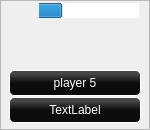
      <widget class="QFrame" name="frame_pl_5">
       <property name="geometry">
        <rect>
         <x>0</x>
         <y>330</y>
         <width>150</width>
         <height>130</height>
        </rect>
       </property>
       <property name="sizePolicy">
        <sizepolicy hsizetype="Fixed" vsizetype="Fixed">
         <horstretch>0</horstretch>
         <verstretch>0</verstretch>
        </sizepolicy>
       </property>
       <property name="minimumSize">
        <size>
         <width>150</width>
         <height>130</height>
        </size>
       </property>
       <property name="maximumSize">
        <size>
         <width>150</width>
         <height>136</height>
        </size>
       </property>
       <property name="styleSheet">
        <string notr="true">#frame_pl_5{
	border: none;
}</string>
       </property>
       <property name="frameShape">
        <enum>QFrame::StyledPanel</enum>
       </property>
       <property name="frameShadow">
        <enum>QFrame::Raised</enum>
       </property>
       <widget class="QLabel" name="label_p5c1">
        <property name="geometry">
         <rect>
          <x>36</x>
          <y>21</y>
          <width>35</width>
          <height>50</height>
         </rect>
        </property>
        <property name="minimumSize">
         <size>
          <width>0</width>
          <height>50</height>
         </size>
        </property>
        <property name="maximumSize">
         <size>
          <width>35</width>
          <height>50</height>
         </size>
        </property>
        <property name="layoutDirection">
         <enum>Qt::RightToLeft</enum>
        </property>
        <property name="styleSheet">
         <string notr="true"/>
        </property>
        <property name="text">
         <string/>
        </property>
        <property name="pixmap">
         <pixmap>images/41x60/back.png</pixmap>
        </property>
        <property name="scaledContents">
         <bool>true</bool>
        </property>
       </widget>
       <widget class="QLabel" name="label_p5c2">
        <property name="geometry">
         <rect>
          <x>80</x>
          <y>21</y>
          <width>35</width>
          <height>50</height>
         </rect>
        </property>
        <property name="minimumSize">
         <size>
          <width>0</width>
          <height>50</height>
         </size>
        </property>
        <property name="maximumSize">
         <size>
          <width>35</width>
          <height>50</height>
         </size>
        </property>
        <property name="styleSheet">
         <string notr="true"/>
        </property>
        <property name="text">
         <string/>
        </property>
        <property name="pixmap">
         <pixmap>images/41x60/back.png</pixmap>
        </property>
        <property name="scaledContents">
         <bool>true</bool>
        </property>
       </widget>
       <widget class="QFrame" name="frame_5">
        <property name="geometry">
         <rect>
          <x>0</x>
          <y>70</y>
          <width>150</width>
          <height>53</height>
         </rect>
        </property>
        <property name="maximumSize">
         <size>
          <width>150</width>
          <height>60</height>
         </size>
        </property>
        <property name="styleSheet">
         <string notr="true">#frame_5{
	border: none;
}</string>
        </property>
        <property name="frameShape">
         <enum>QFrame::StyledPanel</enum>
        </property>
        <property name="frameShadow">
         <enum>QFrame::Raised</enum>
        </property>
        <layout class="QVBoxLayout" name="verticalLayout_4">
         <property name="spacing">
          <number>1</number>
         </property>
         <property name="topMargin">
          <number>0</number>
         </property>
         <property name="bottomMargin">
          <number>0</number>
         </property>
         <item>
          <widget class="QLabel" name="label_pl_5_name">
           <property name="minimumSize">
            <size>
             <width>110</width>
             <height>26</height>
            </size>
           </property>
           <property name="maximumSize">
            <size>
             <width>16777215</width>
             <height>35</height>
            </size>
           </property>
           <property name="styleSheet">
            <string notr="true">color: white;
background-color: qlineargradient(spread:pad, x1:0, y1:0, x2:0, y2:1, stop:0 rgba(70, 70, 70, 255), stop:0.142045 rgba(70, 70, 70, 255), stop:0.494318 rgba(12, 12, 12, 255), stop:1 rgba(12, 12, 12, 255));
border: 1px solid white;
border-radius: 5px;</string>
           </property>
           <property name="text">
            <string>player 5</string>
           </property>
           <property name="alignment">
            <set>Qt::AlignCenter</set>
           </property>
          </widget>
         </item>
         <item>
          <widget class="QLabel" name="label_pl_5_btc">
           <property name="minimumSize">
            <size>
             <width>110</width>
             <height>26</height>
            </size>
           </property>
           <property name="maximumSize">
            <size>
             <width>16777215</width>
             <height>35</height>
            </size>
           </property>
           <property name="styleSheet">
            <string notr="true">color: white;
background-color: qlineargradient(spread:pad, x1:0, y1:0, x2:0, y2:1, stop:0 rgba(70, 70, 70, 255), stop:0.142045 rgba(70, 70, 70, 255), stop:0.494318 rgba(12, 12, 12, 255), stop:1 rgba(12, 12, 12, 255));
border: 1px solid white;
border-radius: 5px;</string>
           </property>
           <property name="text">
            <string>TextLabel</string>
           </property>
           <property name="alignment">
            <set>Qt::AlignCenter</set>
           </property>
          </widget>
         </item>
        </layout>
       </widget>
       <widget class="QLabel" name="pl_5_avatar">
        <property name="geometry">
         <rect>
          <x>50</x>
          <y>21</y>
          <width>50</width>
          <height>50</height>
         </rect>
        </property>
        <property name="minimumSize">
         <size>
          <width>50</width>
          <height>50</height>
         </size>
        </property>
        <property name="text">
         <string/>
        </property>
        <property name="pixmap">
         <pixmap>images/ksdfvQWC.png</pixmap>
        </property>
        <property name="scaledContents">
         <bool>true</bool>
        </property>
       </widget>
       <widget class="QWidget" name="layoutWidget">
        <property name="geometry">
         <rect>
          <x>10</x>
          <y>0</y>
          <width>130</width>
          <height>23</height>
         </rect>
        </property>
        <layout class="QHBoxLayout" name="horizontalLayout_10">
         <property name="spacing">
          <number>0</number>
         </property>
         <property name="sizeConstraint">
          <enum>QLayout::SetFixedSize</enum>
         </property>
         <property name="leftMargin">
          <number>9</number>
         </property>
         <item>
          <widget class="QLabel" name="clock_label_5">
           <property name="minimumSize">
            <size>
             <width>20</width>
             <height>21</height>
            </size>
           </property>
           <property name="maximumSize">
            <size>
             <width>20</width>
             <height>21</height>
            </size>
           </property>
           <property name="text">
            <string/>
           </property>
           <property name="pixmap">
            <pixmap>images/fo2woqfz1mxw.png</pixmap>
           </property>
           <property name="scaledContents">
            <bool>true</bool>
           </property>
          </widget>
         </item>
         <item>
          <widget class="QProgressBar" name="progressBar_pl_5">
           <property name="minimumSize">
            <size>
             <width>100</width>
             <height>15</height>
            </size>
           </property>
           <property name="maximumSize">
            <size>
             <width>100</width>
             <height>15</height>
            </size>
           </property>
           <property name="styleSheet">
            <string notr="true">border-left: none;
margin-left: -2px;</string>
           </property>
           <property name="value">
            <number>25</number>
           </property>
           <property name="textVisible">
            <bool>false</bool>
           </property>
          </widget>
         </item>
        </layout>
       </widget>
      </widget>
